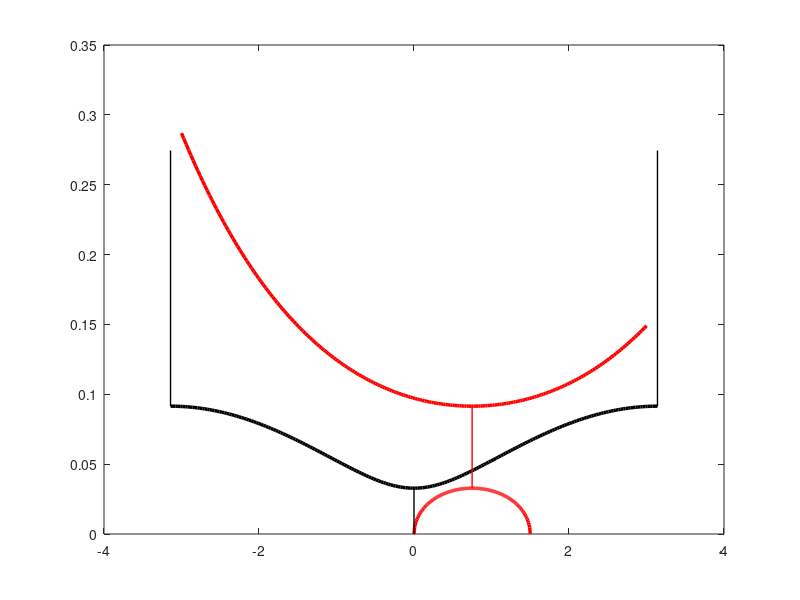

MATLAB code for this plot: (Note: this script raises an error after producing the figure.)
%{
    --------------------------------------------------------------
    Author(s):    [Erik Orvehed HILTUNEN , Yannick DE BRUIJN]
    Date:         [May 2025]
    Description:  [Spectral plot monomer chain]
    --------------------------------------------------------------
%}

    clear all;
    close all;

% --- Define fixed parameters ---
    gamma = 3;          % Gauge potential
    delta = 0.001;      % Contrast parameter
    s1    = 0.5;        % Spacing betweeen the resonators
    l1    = 0.5;        % Length of the resonators
    L     = s1 + l1;    % Length of the unit cell
    Nx    = 200;        % Number of plotting points in the bands
    fs    = 18;         % Fontsize in plot annotation
    lw    = 2.5;        % Linewidth of spectral bands
    
    % --- Renormalise the lengths ---
    s1 = s1 / L;
    l1 = l1 / L;
    L  = 1;

% --- Lower Gap function ---
    alpha_fixed = 0; 
    beta_lower_gap = linspace(0, gamma*l1, Nx);
    w_beta_lower_gap = (gamma * l1)/s1 * ( (1 - exp(+1i*(alpha_fixed + 1i* beta_lower_gap)*L)) / (1 - exp(-gamma * l1)) + (exp(-1i*(alpha_fixed + 1i* beta_lower_gap)*L)-1) / (1-exp(gamma*l1)) );
    w_beta_lower_gap = sqrt(delta *  abs(w_beta_lower_gap));

    % --- Limit of lower gap ---
    Lower_gap = (gamma * l1)/s1 * ( (1 - exp(-1i*(0 + 1i* (-gamma*l1/2))*L)) / (1 - exp(-gamma * l1)) + (exp(1i*(0 + 1i* (-gamma*l1/2))*L)-1) / (1-exp(gamma*l1)) );
    Lower_gap = sqrt(delta * abs(Lower_gap));

% --- Upper Gap function ---
    alpha_fixed_2 = pi;
    beta_upper_gap = linspace(-3, 3, Nx);
    w_beta_upper_gap = (gamma * l1)/s1 * ( (1 - exp(+1i*(alpha_fixed_2 + 1i* beta_upper_gap)*L)) / (1 - exp(-gamma * l1)) + (exp(-1i*(alpha_fixed_2 + 1i* beta_upper_gap)*L)-1) / (1-exp(gamma*l1)) );
    w_beta_upper_gap = sqrt(delta * abs(w_beta_upper_gap));

% --- Band function ---
    beta_fixed = (gamma * l1/2);
    alpha = linspace(-pi, pi, Nx);
    w_alpha = (gamma * l1)/s1 * ( (1 - exp(+1i*(alpha + 1i* beta_fixed)*L)) / (1 - exp(-gamma * l1)) + (exp(-1i*(alpha + 1i* beta_fixed)*L)-1) / (1-exp(gamma*l1)) );
    w_alpha = sqrt(delta * abs(w_alpha));

    % --- Limit of upper gap ---
    Upper_gap = real((gamma * l1)/s1 * ( (1 - exp(+1i*(pi + 1i* beta_fixed)*L)) / (1 - exp(-gamma * l1)) + (exp(-1i*(pi + 1i* beta_fixed)*L)-1) / (1-exp(gamma*l1)) )); 
    Upper_gap = sqrt(delta * abs(Upper_gap));
    
% --- Symbol band function ---
    a = (gamma / s1) * (l1 / (1 - exp(-gamma * l1))) - (gamma / s1) * (l1 / (1 - exp(gamma * l1)));
    b =  gamma / s1  *  l1 / (1 - exp( gamma * l1));
    c = -gamma / s1  *  l1 / (1 - exp(-gamma * l1));

    % --- Alternative definition of band function ---
    f_z = - 2 * sqrt(b*c) * cos(alpha) + a;
    f_z = sqrt(delta * abs(f_z));
   
% --- Compute the decay of Green's function ---

    a = delta * a;
    b = delta * b;
    c = delta * c;

    % --- Decay to the left of the defect ---
    omega_1 = linspace(0, Upper_gap, 12 );

    r = 0.5 * log(b/c);
    d  = (a - omega_1.^2)/ (2 * sqrt(b*c));
    dl = real( -(r - acosh(d)) );
    dr = real( -(r + acosh(d)) );

    % --- Decay to the right of the defect ---
    omega_2 = linspace(Upper_gap, 1.5 * Upper_gap, 9);

    d   = (a - omega_2.^2)/ (2 * sqrt(b*c));
    dl2 = real( -(r - acosh(d)) );
    dr2 = real( -(r + acosh(d)) );

% --- Plot the spectral bands ---
    figure;
    plot(beta_lower_gap, real(w_beta_lower_gap), 'r', 'LineWidth', lw);
    hold on;
    plot(alpha,          real(f_z),              'k', 'LineWidth', lw);
    plot(beta_upper_gap, real(w_beta_upper_gap), 'r', 'LineWidth', lw);

    % --- Plot the decay of the Green's function ---
    %{
    plot(dl,  omega_1, 'bx', 'MarkerSize', 8, 'LineWidth', 2);
    plot(dr,  omega_1, 'bx', 'MarkerSize', 8, 'LineWidth', 2);
    plot(dl2, omega_2, 'bx', 'MarkerSize', 8, 'LineWidth', 2);
    plot(dr2, omega_2, 'bx', 'MarkerSize', 8, 'LineWidth', 2);
    %}

    % --- Plot fixed alpha and beta in the bands ---
    plot([0 0],                   [0 Lower_gap],             'k-', 'LineWidth', 1); 
    plot([pi pi],                 [Upper_gap 3 * Upper_gap], 'k-', 'LineWidth', 1);
    plot([-pi -pi],               [Upper_gap 3 * Upper_gap], 'k-', 'LineWidth', 1);
    plot([gamma*l1/2 gamma*l1/2], [Lower_gap  Upper_gap],    'r-', 'LineWidth', 1);

    % --- Mark limit of Spectrum/Gap ---
    yline(Upper_gap, 'k--', 'LineWidth', 1);
    yline(Lower_gap, 'k--', 'LineWidth', 1);
    ylim([0, Upper_gap * 1.3]);

    % --- LaTeX labels and ticks ---
    xlabel('$\alpha$ and $\beta$ respectively', 'Interpreter', 'latex', 'FontSize', fs);
    ylabel('$\omega^{\alpha, \beta, \gamma}$' , 'Interpreter', 'latex', 'FontSize', fs);
    
    % --- Set LaTeX-formatted ticks ---
    xticks([-pi/L, 0, pi/L]); 
    xticklabels({'$-\pi/L$', '$0$', '$\pi/L$'});
    set(gca, 'FontSize', fs+4, 'TickLabelInterpreter', 'latex');
    set(gcf, 'Position', [100, 100, 500, 300]); 

    grid off;
    hold off;


%% --- Compute the resonances in a finite defected resonator chain ---

    N_Def = 50;
    eta = 1.3;

    l   = l1 * ones(1, N_Def);
    s   = s1 * ones(1, N_Def);

    % --- Generate the capacitance matrix ---
    capmat = Capacitance(N_Def, s, gamma,  l);

    % --- Define defect Matrix ---
    D = eye(N_Def);
    defect_site = floor(N_Def/3);
    D(defect_site, defect_site) = 1 + eta;
    Def = D * capmat;
       
    % --- Compute the resonances ---
    [Vect, eigenvalues_matrix] = eig(Def);
    eigenvalues = sort(diag(eigenvalues_matrix));
    eigenvalues = abs(eigenvalues);
    resonances  = sqrt(eigenvalues * delta);

    lim1 = min(f_z);
    lim2 = max(f_z);

    % --- Retrieve the defect frequncies ---
    def = [];
    if eta > 0
        def(1) = resonances(N_Def);
        resonances(N_Def) = NaN;
    else
        def(1) = resonances(2);
        resonances(2)   = NaN;
    end

    disp('----------------------------------------');
    disp(['Defect of size eta= ', num2str(eta)]);
    disp(['Defect Frequency 1: ', num2str(def(1))]);

    % --- Plot the resonances and defect resonances ---
    figure;
    h1 = plot(resonances, 'ko', 'LineWidth', 4, 'MarkerSize', 8); 
    hold on;
    if eta > 0
        % --- Defect in the top spectral Gap ---
        h2 = plot(N_Def,   def(1), 'rx', 'LineWidth', 4, 'MarkerSize', 8);
    else
        % --- Defect in the lower spectral Gap ---
        h2 = plot(2,                def(1), 'rx', 'LineWidth', 4, 'MarkerSize', 8);
    end

    % --- Mark the quasiperiodic spectrum ---
    yline(lim1, 'b--', 'LineWidth', 1);
    yline(lim2, 'b--', 'LineWidth', 1);

    xlabel('Index',    'Interpreter', 'latex', 'FontSize', fs);
    ylabel('$\omega$', 'Interpreter', 'latex', 'FontSize', fs);
    set(gca, 'FontSize', fs+4, 'TickLabelInterpreter', 'latex');
    legend([h1, h2], {'Band Resonance', 'Defect Resonance'}, 'Interpreter', 'latex', 'Location', 'southeast', 'Box', 'on');
    set(gcf, 'Position', [100, 100, 500, 300]);
    ylim([0, 0.13]);



%% --- Define the finite gauge Capacitance matrix ---

function capmat = Capacitance(N, s, gamma,  ell)
    
    capmat = zeros(N, N);  
    
    % --- Popolate the matrix ---
    for i = 1:N
        for j = 1:N
            if i == j
            % --- Populate  diagonal ---
                if i == 1
                    capmat(i,j) = (gamma / s(i)) * (ell(i) / (1 - exp(-gamma * ell(i))));
                % Case 2: 1 < i = j < N
                elseif i > 1 && i < N
                    capmat(i,j) = (gamma / s(i))   * (ell(i) / (1 - exp(-gamma * ell(i)))) ...
                                - (gamma / s(i-1)) * (ell(i) / (1 - exp( gamma * ell(i))));
                % Case 3: i = j = N
                else
                    capmat(i,j) = -(gamma / s(i-1)) * (ell(i) / (1 - exp(gamma * ell(i))));
                end

            % --- Populate lower diagonal ---
                elseif i == j - 1
                    % Case 4: 1 <= i = j - 1 <= N - 1
                    capmat(i,j) = -(gamma / s(i)) * (ell(i) / (1 - exp(-gamma * ell(j))));

            % --- Populate upper diagonal ---
                elseif i == j + 1 
                    % Case 5: 2 <= i = j + 1 <= N
                    capmat(i,j) = (gamma / s(j)) * (ell(i) / (1 - exp(gamma * ell(j))));
            end
        end
    end
end


